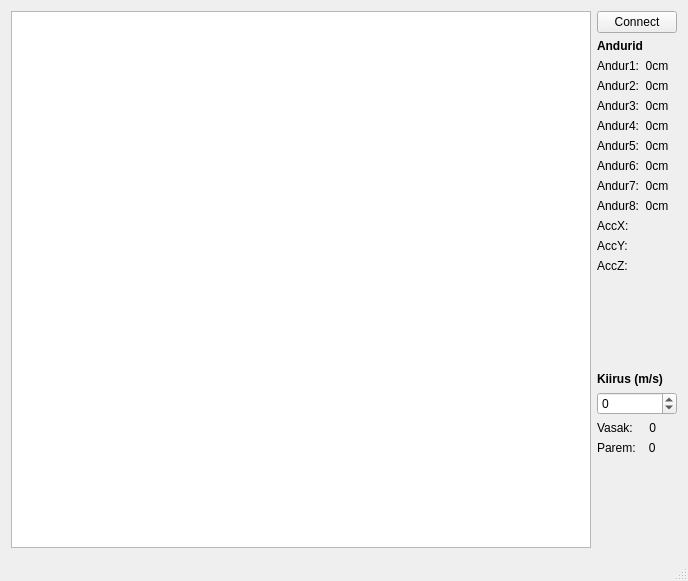
<?xml version="1.0" encoding="UTF-8"?>
<ui version="4.0">
 <class>FollowerUiClass</class>
 <widget class="QMainWindow" name="FollowerUiClass">
  <property name="geometry">
   <rect>
    <x>0</x>
    <y>0</y>
    <width>688</width>
    <height>581</height>
   </rect>
  </property>
  <property name="windowTitle">
   <string>Follower</string>
  </property>
  <widget class="QWidget" name="centralWidget">
   <layout class="QGridLayout" name="gridLayout">
    <item row="0" column="1">
     <layout class="QHBoxLayout" name="horizontalLayout">
      <item>
       <widget class="QGraphicsView" name="graphicsView"/>
      </item>
      <item>
       <layout class="QVBoxLayout" name="verticalLayout">
        <item>
         <widget class="QPushButton" name="btnConnect">
          <property name="text">
           <string>Connect</string>
          </property>
         </widget>
        </item>
        <item>
         <widget class="QLabel" name="label">
          <property name="font">
           <font>
            <weight>75</weight>
            <bold>true</bold>
           </font>
          </property>
          <property name="text">
           <string>Andurid</string>
          </property>
         </widget>
        </item>
        <item>
         <widget class="QLabel" name="lbl_andur1">
          <property name="text">
           <string>Andur1:  0cm</string>
          </property>
         </widget>
        </item>
        <item>
         <widget class="QLabel" name="lbl_andur2">
          <property name="text">
           <string>Andur2:  0cm</string>
          </property>
         </widget>
        </item>
        <item>
         <widget class="QLabel" name="lbl_andur3">
          <property name="text">
           <string>Andur3:  0cm</string>
          </property>
         </widget>
        </item>
        <item>
         <widget class="QLabel" name="lbl_andur4">
          <property name="text">
           <string>Andur4:  0cm</string>
          </property>
         </widget>
        </item>
        <item>
         <widget class="QLabel" name="lbl_andur5">
          <property name="text">
           <string>Andur5:  0cm</string>
          </property>
         </widget>
        </item>
        <item>
         <widget class="QLabel" name="lbl_andur6">
          <property name="text">
           <string>Andur6:  0cm</string>
          </property>
         </widget>
        </item>
        <item>
         <widget class="QLabel" name="lbl_andur7">
          <property name="text">
           <string>Andur7:  0cm</string>
          </property>
         </widget>
        </item>
        <item>
         <widget class="QLabel" name="lbl_andur8">
          <property name="text">
           <string>Andur8:  0cm</string>
          </property>
         </widget>
        </item>
        <item>
         <widget class="QLabel" name="lbl_accX">
          <property name="text">
           <string>AccX:</string>
          </property>
         </widget>
        </item>
        <item>
         <widget class="QLabel" name="lbl_accY">
          <property name="text">
           <string>AccY:</string>
          </property>
         </widget>
        </item>
        <item>
         <widget class="QLabel" name="lbl_accZ">
          <property name="text">
           <string>AccZ:</string>
          </property>
         </widget>
        </item>
        <item>
         <spacer name="verticalSpacer">
          <property name="orientation">
           <enum>Qt::Vertical</enum>
          </property>
          <property name="sizeHint" stdset="0">
           <size>
            <width>20</width>
            <height>40</height>
           </size>
          </property>
         </spacer>
        </item>
        <item>
         <widget class="QLabel" name="label_2">
          <property name="font">
           <font>
            <weight>75</weight>
            <bold>true</bold>
           </font>
          </property>
          <property name="text">
           <string>Kiirus (m/s)</string>
          </property>
         </widget>
        </item>
        <item>
         <widget class="QSpinBox" name="sb_setSpeed">
          <property name="minimum">
           <number>-65535</number>
          </property>
          <property name="maximum">
           <number>65535</number>
          </property>
         </widget>
        </item>
        <item>
         <widget class="QLabel" name="lbl_leftSpeed">
          <property name="text">
           <string>Vasak:     0</string>
          </property>
         </widget>
        </item>
        <item>
         <widget class="QLabel" name="lbl_rightSpeed">
          <property name="text">
           <string>Parem:    0</string>
          </property>
         </widget>
        </item>
        <item>
         <spacer name="verticalSpacer_2">
          <property name="orientation">
           <enum>Qt::Vertical</enum>
          </property>
          <property name="sizeHint" stdset="0">
           <size>
            <width>20</width>
            <height>40</height>
           </size>
          </property>
         </spacer>
        </item>
       </layout>
      </item>
     </layout>
    </item>
   </layout>
  </widget>
  <widget class="QStatusBar" name="statusBar"/>
 </widget>
 <layoutdefault spacing="6" margin="11"/>
 <resources>
  <include location="followerui.qrc"/>
 </resources>
 <connections/>
</ui>
